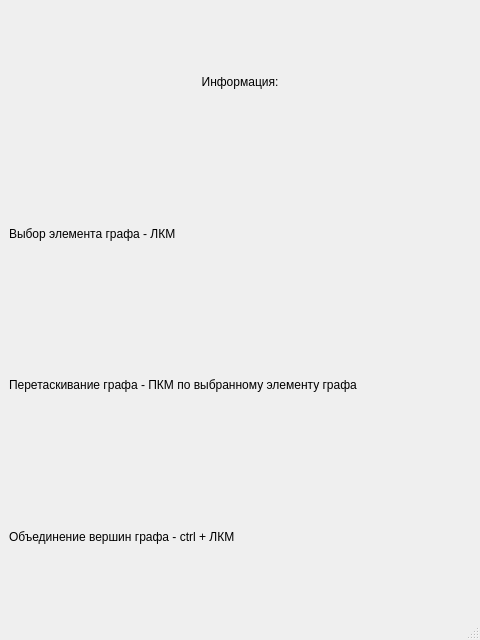
<?xml version="1.0" encoding="UTF-8"?>
<ui version="4.0">
 <class>mainWindow</class>
 <widget class="QMainWindow" name="mainWindow">
  <property name="geometry">
   <rect>
    <x>0</x>
    <y>0</y>
    <width>480</width>
    <height>640</height>
   </rect>
  </property>
  <property name="windowTitle">
   <string>Привет</string>
  </property>
  <widget class="QWidget" name="centralwidget">
   <layout class="QVBoxLayout" name="verticalLayout_2">
    <item>
     <layout class="QVBoxLayout" name="verticalLayout">
      <item>
       <widget class="QLabel" name="label">
        <property name="text">
         <string>Информация:</string>
        </property>
        <property name="alignment">
         <set>Qt::AlignCenter</set>
        </property>
       </widget>
      </item>
      <item>
       <widget class="QLabel" name="label_2">
        <property name="text">
         <string>Выбор элемента графа - ЛКМ</string>
        </property>
       </widget>
      </item>
      <item>
       <widget class="QLabel" name="label_3">
        <property name="text">
         <string>Перетаскивание графа - ПКМ по выбранному элементу графа</string>
        </property>
       </widget>
      </item>
      <item>
       <widget class="QLabel" name="label_4">
        <property name="text">
         <string>Объединение вершин графа - ctrl + ЛКМ</string>
        </property>
       </widget>
      </item>
     </layout>
    </item>
   </layout>
  </widget>
  <widget class="QMenuBar" name="menubar">
   <property name="geometry">
    <rect>
     <x>0</x>
     <y>0</y>
     <width>480</width>
     <height>21</height>
    </rect>
   </property>
  </widget>
  <widget class="QStatusBar" name="statusbar"/>
 </widget>
 <resources/>
 <connections/>
</ui>
